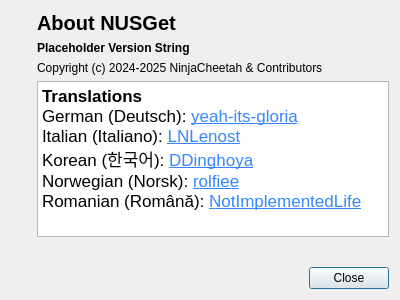
<?xml version="1.0" encoding="UTF-8"?>
<ui version="4.0">
 <class>AboutNUSGet</class>
 <widget class="QDialog" name="AboutNUSGet">
  <property name="geometry">
   <rect>
    <x>0</x>
    <y>0</y>
    <width>400</width>
    <height>300</height>
   </rect>
  </property>
  <property name="windowTitle">
   <string>Dialog</string>
  </property>
  <layout class="QVBoxLayout" name="verticalLayout">
   <item>
    <layout class="QHBoxLayout" name="outer_layout">
     <item>
      <layout class="QVBoxLayout" name="icon_layout">
       <property name="sizeConstraint">
        <enum>QLayout::SizeConstraint::SetDefaultConstraint</enum>
       </property>
       <item>
        <widget class="QLabel" name="icon_lbl">
         <property name="maximumSize">
          <size>
           <width>75</width>
           <height>75</height>
          </size>
         </property>
         <property name="text">
          <string/>
         </property>
        </widget>
       </item>
       <item>
        <spacer name="verticalSpacer">
         <property name="orientation">
          <enum>Qt::Orientation::Vertical</enum>
         </property>
         <property name="sizeHint" stdset="0">
          <size>
           <width>20</width>
           <height>40</height>
          </size>
         </property>
        </spacer>
       </item>
      </layout>
     </item>
     <item>
      <layout class="QVBoxLayout" name="details_layout">
       <item>
        <widget class="QLabel" name="about_title_lbl">
         <property name="font">
          <font>
           <pointsize>15</pointsize>
           <bold>true</bold>
          </font>
         </property>
         <property name="text">
          <string>About NUSGet</string>
         </property>
        </widget>
       </item>
       <item>
        <widget class="QLabel" name="version_lbl">
         <property name="font">
          <font>
           <bold>true</bold>
          </font>
         </property>
         <property name="text">
          <string>Placeholder Version String</string>
         </property>
        </widget>
       </item>
       <item>
        <widget class="QLabel" name="detail_text_lbl">
         <property name="text">
          <string>Copyright (c) 2024-2025 NinjaCheetah &amp; Contributors</string>
         </property>
         <property name="wordWrap">
          <bool>true</bool>
         </property>
        </widget>
       </item>
       <item>
        <widget class="QTextBrowser" name="textBrowser">
         <property name="html">
          <string>&lt;!DOCTYPE HTML PUBLIC &quot;-//W3C//DTD HTML 4.0//EN&quot; &quot;http://www.w3.org/TR/REC-html40/strict.dtd&quot;&gt;
&lt;html&gt;&lt;head&gt;&lt;meta name=&quot;qrichtext&quot; content=&quot;1&quot; /&gt;&lt;meta charset=&quot;utf-8&quot; /&gt;&lt;style type=&quot;text/css&quot;&gt;
p, li { white-space: pre-wrap; }
hr { height: 1px; border-width: 0; }
li.unchecked::marker { content: &quot;\2610&quot;; }
li.checked::marker { content: &quot;\2612&quot;; }
&lt;/style&gt;&lt;/head&gt;&lt;body style=&quot; font-family:'.AppleSystemUIFont'; font-size:13pt; font-weight:400; font-style:normal;&quot;&gt;
&lt;p style=&quot; margin-top:0px; margin-bottom:0px; margin-left:0px; margin-right:0px; -qt-block-indent:0; text-indent:0px;&quot;&gt;&lt;span style=&quot; font-weight:700;&quot;&gt;Translations&lt;/span&gt;&lt;/p&gt;
&lt;p style=&quot; margin-top:0px; margin-bottom:0px; margin-left:0px; margin-right:0px; -qt-block-indent:0; text-indent:0px;&quot;&gt;German (Deutsch): &lt;a href=&quot;https://github.com/yeah-its-gloria&quot;&gt;&lt;span style=&quot; text-decoration: underline; color:#3586ff;&quot;&gt;yeah-its-gloria&lt;/span&gt;&lt;/a&gt;&lt;/p&gt;
&lt;p style=&quot; margin-top:0px; margin-bottom:0px; margin-left:0px; margin-right:0px; -qt-block-indent:0; text-indent:0px;&quot;&gt;Italian (Italiano): &lt;a href=&quot;https://github.com/LNLenost&quot;&gt;&lt;span style=&quot; text-decoration: underline; color:#3586ff;&quot;&gt;LNLenost&lt;/span&gt;&lt;/a&gt;&lt;/p&gt;
&lt;p style=&quot; margin-top:0px; margin-bottom:0px; margin-left:0px; margin-right:0px; -qt-block-indent:0; text-indent:0px;&quot;&gt;Korean (한국어): &lt;a href=&quot;https://github.com/DDinghoya&quot;&gt;&lt;span style=&quot; text-decoration: underline; color:#3586ff;&quot;&gt;DDinghoya&lt;/span&gt;&lt;/a&gt;&lt;/p&gt;
&lt;p style=&quot; margin-top:0px; margin-bottom:0px; margin-left:0px; margin-right:0px; -qt-block-indent:0; text-indent:0px;&quot;&gt;Norwegian (Norsk): &lt;a href=&quot;https://github.com/rolfiee&quot;&gt;&lt;span style=&quot; text-decoration: underline; color:#3586ff;&quot;&gt;rolfiee&lt;/span&gt;&lt;/a&gt;&lt;/p&gt;
&lt;p style=&quot; margin-top:0px; margin-bottom:0px; margin-left:0px; margin-right:0px; -qt-block-indent:0; text-indent:0px;&quot;&gt;Romanian (Română): &lt;a href=&quot;https://github.com/NotImplementedLife&quot;&gt;&lt;span style=&quot; text-decoration: underline; color:#3586ff;&quot;&gt;NotImplementedLife&lt;/span&gt;&lt;/a&gt;&lt;/p&gt;&lt;/body&gt;&lt;/html&gt;</string>
         </property>
        </widget>
       </item>
       <item>
        <spacer name="verticalSpacer_2">
         <property name="orientation">
          <enum>Qt::Orientation::Vertical</enum>
         </property>
         <property name="sizeHint" stdset="0">
          <size>
           <width>20</width>
           <height>40</height>
          </size>
         </property>
        </spacer>
       </item>
       <item>
        <spacer name="horizontalSpacer">
         <property name="orientation">
          <enum>Qt::Orientation::Horizontal</enum>
         </property>
         <property name="sizeHint" stdset="0">
          <size>
           <width>40</width>
           <height>20</height>
          </size>
         </property>
        </spacer>
       </item>
      </layout>
     </item>
    </layout>
   </item>
   <item>
    <widget class="QDialogButtonBox" name="buttonBox">
     <property name="orientation">
      <enum>Qt::Orientation::Horizontal</enum>
     </property>
     <property name="standardButtons">
      <set>QDialogButtonBox::StandardButton::Close</set>
     </property>
    </widget>
   </item>
  </layout>
 </widget>
 <resources/>
 <connections>
  <connection>
   <sender>buttonBox</sender>
   <signal>accepted()</signal>
   <receiver>AboutNUSGet</receiver>
   <slot>accept()</slot>
   <hints>
    <hint type="sourcelabel">
     <x>248</x>
     <y>254</y>
    </hint>
    <hint type="destinationlabel">
     <x>157</x>
     <y>274</y>
    </hint>
   </hints>
  </connection>
  <connection>
   <sender>buttonBox</sender>
   <signal>rejected()</signal>
   <receiver>AboutNUSGet</receiver>
   <slot>reject()</slot>
   <hints>
    <hint type="sourcelabel">
     <x>316</x>
     <y>260</y>
    </hint>
    <hint type="destinationlabel">
     <x>286</x>
     <y>274</y>
    </hint>
   </hints>
  </connection>
 </connections>
</ui>
